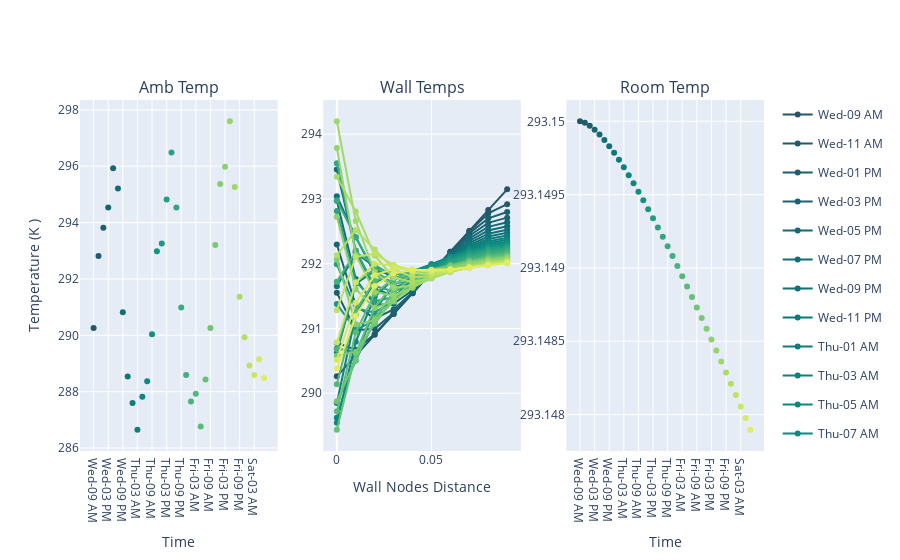

Write notebook code for a chart like this one.
### Code cell
# whether or not can turn time series off and on 
lg = True
fig = make_subplots(rows=1, cols=3, shared_yaxes=False, subplot_titles=("Amb Temp", "Wall Temps", "Room Temp"))

#TODO relate "4" to number of time steps argument in VAvgIndoorAir function 

min_interv = 2*60 # interval to plot at in minutes, ie, once every two hours 
colors, colors2 = make_colors(min_interv=min_interv)

cix=0
for ix_time, x_at_time in enumerate(v1.all_wall_temps): # NEED way to abstract this 
    if ix_time%(min_interv*4)== 0:
        timestamp = [(pd.Timedelta(times[ix_time], "m") + v1.twall.ext_temps.index[0]).strftime(str_names) ]

        legendgroup = "Same" if lg == False else timestamp[0]

        # Outdoor Air 
        fig.add_trace(go.Scatter(x=timestamp, y=[v1.twall.ext_temps[ix_time]], mode='lines+markers', line=dict(color=colors[cix]),
        showlegend=False, name=timestamp[0], legendgroup=legendgroup
        ), row = 1, col = 1)

        # Wall Temperature 
        fig.add_trace(go.Scatter(x=v1.twall.x_vals, y=x_at_time, mode='lines+markers', line=dict(color=colors[cix]),
        showlegend=True, name=timestamp[0], legendgroup=legendgroup
        ), row = 1, col = 2)

        # Indoor Air 
        fig.add_trace(go.Scatter(x=timestamp, y=[temps[ix_time]], mode='lines+markers', line=dict(color=colors[cix]),
        showlegend=False, name=timestamp[0], legendgroup=legendgroup
        ), row = 1, col = 3)



        cix+=1

fig['layout']['yaxis']['title']='Temperature (K )'
fig['layout']['xaxis1']['title']='Time'
fig['layout']['xaxis2']['title']='Wall Nodes Distance'
fig['layout']['xaxis3']['title']='Time'
fig.show()

### Figure 1 — Plotly figure (JSON) as saved in the notebook; plotly's stock layout.template omitted (floating-point values rounded to 4 significant figures)
{"data": [{"legendgroup": "Wed-09 AM", "line": {"color": "rgb(36, 86, 104)"}, "mode": "lines+markers", "name": "Wed-09 AM", "showlegend": false, "type": "scatter", "x": ["Wed-09 AM"], "xaxis": "x", "y": [290.3], "yaxis": "y"}, {"legendgroup": "Wed-09 AM", "line": {"color": "rgb(36, 86, 104)"}, "mode": "lines+markers", "name": "Wed-09 AM", "showlegend": true, "type": "scatter", "x": [0, 0.01, 0.02, 0.03, 0.04, 0.05, 0.06, 0.07, 0.08, 0.09], "xaxis": "x2", "y": [290.3, 290.6, 290.9, 291.2, 291.5, 291.9, 292.2, 292.5, 292.8, 293.1], "yaxis": "y2"}, {"legendgroup": "Wed-09 AM", "line": {"color": "rgb(36, 86, 104)"}, "mode": "lines+markers", "name": "Wed-09 AM", "showlegend": false, "type": "scatter", "x": ["Wed-09 AM"], "xaxis": "x3", "y": [293.1], "yaxis": "y3"}, {"legendgroup": "Wed-11 AM", "line": {"color": "rgb(32, 91, 107)"}, "mode": "lines+markers", "name": "Wed-11 AM", "showlegend": false, "type": "scatter", "x": ["Wed-11 AM"], "xaxis": "x", "y": [292.8], "yaxis": "y"}, {"legendgroup": "Wed-11 AM", "line": {"color": "rgb(32, 91, 107)"}, "mode": "lines+markers", "name": "Wed-11 AM", "showlegend": true, "type": "scatter", "x": [0, 0.01, 0.02, 0.03, 0.04, 0.05, 0.06, 0.07, 0.08, 0.09], "xaxis": "x2", "y": [290.8, 290.7, 290.9, 291.2, 291.5, 291.9, 292.2, 292.5, 292.8, 292.9], "yaxis": "y2"}, {"legendgroup": "Wed-11 AM", "line": {"color": "rgb(32, 91, 107)"}, "mode": "lines+markers", "name": "Wed-11 AM", "showlegend": false, "type": "scatter", "x": ["Wed-11 AM"], "xaxis": "x3", "y": [293.1], "yaxis": "y3"}, {"legendgroup": "Wed-01 PM", "line": {"color": "rgb(29, 95, 110)"}, "mode": "lines+markers", "name": "Wed-01 PM", "showlegend": false, "type": "scatter", "x": ["Wed-01 PM"], "xaxis": "x", "y": [293.8], "yaxis": "y"}, {"legendgroup": "Wed-01 PM", "line": {"color": "rgb(29, 95, 110)"}, "mode": "lines+markers", "name": "Wed-01 PM", "showlegend": true, "type": "scatter", "x": [0, 0.01, 0.02, 0.03, 0.04, 0.05, 0.06, 0.07, 0.08, 0.09], "xaxis": "x2", "y": [291.6, 291.0, 291.0, 291.2, 291.5, 291.9, 292.2, 292.5, 292.7, 292.8], "yaxis": "y2"}, {"legendgroup": "Wed-01 PM", "line": {"color": "rgb(29, 95, 110)"}, "mode": "lines+markers", "name": "Wed-01 PM", "showlegend": false, "type": "scatter", "x": ["Wed-01 PM"], "xaxis": "x3", "y": [293.1], "yaxis": "y3"}, {"legendgroup": "Wed-03 PM", "line": {"color": "rgb(26, 100, 112)"}, "mode": "lines+markers", "name": "Wed-03 PM", "showlegend": false, "type": "scatter", "x": ["Wed-03 PM"], "xaxis": "x", "y": [294.5], "yaxis": "y"}, {"legendgroup": "Wed-03 PM", "line": {"color": "rgb(26, 100, 112)"}, "mode": "lines+markers", "name": "Wed-03 PM", "showlegend": true, "type": "scatter", "x": [0, 0.01, 0.02, 0.03, 0.04, 0.05, 0.06, 0.07, 0.08, 0.09], "xaxis": "x2", "y": [292.3, 291.4, 291.2, 291.3, 291.6, 291.9, 292.2, 292.4, 292.6, 292.7], "yaxis": "y2"}, {"legendgroup": "Wed-03 PM", "line": {"color": "rgb(26, 100, 112)"}, "mode": "lines+markers", "name": "Wed-03 PM", "showlegend": false, "type": "scatter", "x": ["Wed-03 PM"], "xaxis": "x3", "y": [293.1], "yaxis": "y3"}, {"legendgroup": "Wed-05 PM", "line": {"color": "rgb(22, 105, 115)"}, "mode": "lines+markers", "name": "Wed-05 PM", "showlegend": false, "type": "scatter", "x": ["Wed-05 PM"], "xaxis": "x", "y": [295.9], "yaxis": "y"}, {"legendgroup": "Wed-05 PM", "line": {"color": "rgb(22, 105, 115)"}, "mode": "lines+markers", "name": "Wed-05 PM", "showlegend": true, "type": "scatter", "x": [0, 0.01, 0.02, 0.03, 0.04, 0.05, 0.06, 0.07, 0.08, 0.09], "xaxis": "x2", "y": [293.0, 291.8, 291.4, 291.4, 291.6, 291.9, 292.1, 292.4, 292.6, 292.6], "yaxis": "y2"}, {"legendgroup": "Wed-05 PM", "line": {"color": "rgb(22, 105, 115)"}, "mode": "lines+markers", "name": "Wed-05 PM", "showlegend": false, "type": "scatter", "x": ["Wed-05 PM"], "xaxis": "x3", "y": [293.1], "yaxis": "y3"}, {"legendgroup": "Wed-07 PM", "line": {"color": "rgb(18, 109, 118)"}, "mode": "lines+markers", "name": "Wed-07 PM", "showlegend": false, "type": "scatter", "x": ["Wed-07 PM"], "xaxis": "x", "y": [295.2], "yaxis": "y"}, {"legendgroup": "Wed-07 PM", "line": {"color": "rgb(18, 109, 118)"}, "mode": "lines+markers", "name": "Wed-07 PM", "showlegend": true, "type": "scatter", "x": [0, 0.01, 0.02, 0.03, 0.04, 0.05, 0.06, 0.07, 0.08, 0.09], "xaxis": "x2", "y": [293.5, 292.2, 291.6, 291.5, 291.6, 291.9, 292.1, 292.4, 292.5, 292.6], "yaxis": "y2"}, {"legendgroup": "Wed-07 PM", "line": {"color": "rgb(18, 109, 118)"}, "mode": "lines+markers", "name": "Wed-07 PM", "showlegend": false, "type": "scatter", "x": ["Wed-07 PM"], "xaxis": "x3", "y": [293.1], "yaxis": "y3"}, {"legendgroup": "Wed-09 PM", "line": {"color": "rgb(15, 114, 121)"}, "mode": "lines+markers", "name": "Wed-09 PM", "showlegend": false, "type": "scatter", "x": ["Wed-09 PM"], "xaxis": "x", "y": [290.8], "yaxis": "y"}, {"legendgroup": "Wed-09 PM", "line": {"color": "rgb(15, 114, 121)"}, "mode": "lines+markers", "name": "Wed-09 PM", "showlegend": true, "type": "scatter", "x": [0, 0.01, 0.02, 0.03, 0.04, 0.05, 0.06, 0.07, 0.08, 0.09], "xaxis": "x2", "y": [293.0, 292.4, 291.9, 291.6, 291.7, 291.9, 292.1, 292.3, 292.5, 292.5], "yaxis": "y2"}, {"legendgroup": "Wed-09 PM", "line": {"color": "rgb(15, 114, 121)"}, "mode": "lines+markers", "name": "Wed-09 PM", "showlegend": false, "type": "scatter", "x": ["Wed-09 PM"], "xaxis": "x3", "y": [293.1], "yaxis": "y3"}, {"legendgroup": "Wed-11 PM", "line": {"color": "rgb(15, 119, 122)"}, "mode": "lines+markers", "name": "Wed-11 PM", "showlegend": false, "type": "scatter", "x": ["Wed-11 PM"], "xaxis": "x", "y": [288.5], "yaxis": "y"}, {"legendgroup": "Wed-11 PM", "line": {"color": "rgb(15, 119, 122)"}, "mode": "lines+markers", "name": "Wed-11 PM", "showlegend": true, "type": "scatter", "x": [0, 0.01, 0.02, 0.03, 0.04, 0.05, 0.06, 0.07, 0.08, 0.09], "xaxis": "x2", "y": [291.7, 292.2, 292.0, 291.8, 291.8, 291.9, 292.1, 292.3, 292.4, 292.5], "yaxis": "y2"}, {"legendgroup": "Wed-11 PM", "line": {"color": "rgb(15, 119, 122)"}, "mode": "lines+markers", "name": "Wed-11 PM", "showlegend": false, "type": "scatter", "x": ["Wed-11 PM"], "xaxis": "x3", "y": [293.1], "yaxis": "y3"}, {"legendgroup": "Thu-01 AM", "line": {"color": "rgb(14, 124, 124)"}, "mode": "lines+markers", "name": "Thu-01 AM", "showlegend": false, "type": "scatter", "x": ["Thu-01 AM"], "xaxis": "x", "y": [287.6], "yaxis": "y"}, {"legendgroup": "Thu-01 AM", "line": {"color": "rgb(14, 124, 124)"}, "mode": "lines+markers", "name": "Thu-01 AM", "showlegend": true, "type": "scatter", "x": [0, 0.01, 0.02, 0.03, 0.04, 0.05, 0.06, 0.07, 0.08, 0.09], "xaxis": "x2", "y": [290.6, 291.7, 291.9, 291.8, 291.8, 291.9, 292.1, 292.3, 292.4, 292.4], "yaxis": "y2"}, {"legendgroup": "Thu-01 AM", "line": {"color": "rgb(14, 124, 124)"}, "mode": "lines+markers", "name": "Thu-01 AM", "showlegend": false, "type": "scatter", "x": ["Thu-01 AM"], "xaxis": "x3", "y": [293.1], "yaxis": "y3"}, {"legendgroup": "Thu-03 AM", "line": {"color": "rgb(14, 128, 125)"}, "mode": "lines+markers", "name": "Thu-03 AM", "showlegend": false, "type": "scatter", "x": ["Thu-03 AM"], "xaxis": "x", "y": [286.6], "yaxis": "y"}, {"legendgroup": "Thu-03 AM", "line": {"color": "rgb(14, 128, 125)"}, "mode": "lines+markers", "name": "Thu-03 AM", "showlegend": true, "type": "scatter", "x": [0, 0.01, 0.02, 0.03, 0.04, 0.05, 0.06, 0.07, 0.08, 0.09], "xaxis": "x2", "y": [289.9, 291.2, 291.7, 291.8, 291.9, 292.0, 292.1, 292.2, 292.3, 292.4], "yaxis": "y2"}, {"legendgroup": "Thu-03 AM", "line": {"color": "rgb(14, 128, 125)"}, "mode": "lines+markers", "name": "Thu-03 AM", "showlegend": false, "type": "scatter", "x": ["Thu-03 AM"], "xaxis": "x3", "y": [293.1], "yaxis": "y3"}, {"legendgroup": "Thu-05 AM", "line": {"color": "rgb(14, 133, 126)"}, "mode": "lines+markers", "name": "Thu-05 AM", "showlegend": false, "type": "scatter", "x": ["Thu-05 AM"], "xaxis": "x", "y": [287.8], "yaxis": "y"}, {"legendgroup": "Thu-05 AM", "line": {"color": "rgb(14, 133, 126)"}, "mode": "lines+markers", "name": "Thu-05 AM", "showlegend": true, "type": "scatter", "x": [0, 0.01, 0.02, 0.03, 0.04, 0.05, 0.06, 0.07, 0.08, 0.09], "xaxis": "x2", "y": [289.5, 290.8, 291.5, 291.8, 291.9, 292.0, 292.1, 292.2, 292.3, 292.4], "yaxis": "y2"}, {"legendgroup": "Thu-05 AM", "line": {"color": "rgb(14, 133, 126)"}, "mode": "lines+markers", "name": "Thu-05 AM", "showlegend": false, "type": "scatter", "x": ["Thu-05 AM"], "xaxis": "x3", "y": [293.1], "yaxis": "y3"}, {"legendgroup": "Thu-07 AM", "line": {"color": "rgb(13, 138, 128)"}, "mode": "lines+markers", "name": "Thu-07 AM", "showlegend": false, "type": "scatter", "x": ["Thu-07 AM"], "xaxis": "x", "y": [288.4], "yaxis": "y"}, {"legendgroup": "Thu-07 AM", "line": {"color": "rgb(13, 138, 128)"}, "mode": "lines+markers", "name": "Thu-07 AM", "showlegend": true, "type": "scatter", "x": [0, 0.01, 0.02, 0.03, 0.04, 0.05, 0.06, 0.07, 0.08, 0.09], "xaxis": "x2", "y": [289.6, 290.6, 291.3, 291.7, 291.9, 292.0, 292.1, 292.2, 292.3, 292.3], "yaxis": "y2"}, {"legendgroup": "Thu-07 AM", "line": {"color": "rgb(13, 138, 128)"}, "mode": "lines+markers", "name": "Thu-07 AM", "showlegend": false, "type": "scatter", "x": ["Thu-07 AM"], "xaxis": "x3", "y": [293.1], "yaxis": "y3"}, {"legendgroup": "Thu-09 AM", "line": {"color": "rgb(13, 143, 129)"}, "mode": "lines+markers", "name": "Thu-09 AM", "showlegend": false, "type": "scatter", "x": ["Thu-09 AM"], "xaxis": "x", "y": [290.0], "yaxis": "y"}, {"legendgroup": "Thu-09 AM", "line": {"color": "rgb(13, 143, 129)"}, "mode": "lines+markers", "name": "Thu-09 AM", "showlegend": true, "type": "scatter", "x": [0, 0.01, 0.02, 0.03, 0.04, 0.05, 0.06, 0.07, 0.08, 0.09], "xaxis": "x2", "y": [289.9, 290.5, 291.1, 291.6, 291.8, 292.0, 292.1, 292.2, 292.3, 292.3], "yaxis": "y2"}, {"legendgroup": "Thu-09 AM", "line": {"color": "rgb(13, 143, 129)"}, "mode": "lines+markers", "name": "Thu-09 AM", "showlegend": false, "type": "scatter", "x": ["Thu-09 AM"], "xaxis": "x3", "y": [293.1], "yaxis": "y3"}, {"legendgroup": "Thu-11 AM", "line": {"color": "rgb(20, 148, 128)"}, "mode": "lines+markers", "name": "Thu-11 AM", "showlegend": false, "type": "scatter", "x": ["Thu-11 AM"], "xaxis": "x", "y": [293.0], "yaxis": "y"}, {"legendgroup": "Thu-11 AM", "line": {"color": "rgb(20, 148, 128)"}, "mode": "lines+markers", "name": "Thu-11 AM", "showlegend": true, "type": "scatter", "x": [0, 0.01, 0.02, 0.03, 0.04, 0.05, 0.06, 0.07, 0.08, 0.09], "xaxis": "x2", "y": [290.7, 290.6, 291.1, 291.5, 291.8, 292.0, 292.1, 292.2, 292.3, 292.3], "yaxis": "y2"}, {"legendgroup": "Thu-11 AM", "line": {"color": "rgb(20, 148, 128)"}, "mode": "lines+markers", "name": "Thu-11 AM", "showlegend": false, "type": "scatter", "x": ["Thu-11 AM"], "xaxis": "x3", "y": [293.1], "yaxis": "y3"}, {"legendgroup": "Thu-01 PM", "line": {"color": "rgb(28, 152, 128)"}, "mode": "lines+markers", "name": "Thu-01 PM", "showlegend": false, "type": "scatter", "x": ["Thu-01 PM"], "xaxis": "x", "y": [293.3], "yaxis": "y"}, {"legendgroup": "Thu-01 PM", "line": {"color": "rgb(28, 152, 128)"}, "mode": "lines+markers", "name": "Thu-01 PM", "showlegend": true, "type": "scatter", "x": [0, 0.01, 0.02, 0.03, 0.04, 0.05, 0.06, 0.07, 0.08, 0.09], "xaxis": "x2", "y": [291.4, 291.0, 291.1, 291.4, 291.7, 291.9, 292.1, 292.2, 292.2, 292.3], "yaxis": "y2"}, {"legendgroup": "Thu-01 PM", "line": {"color": "rgb(28, 152, 128)"}, "mode": "lines+markers", "name": "Thu-01 PM", "showlegend": false, "type": "scatter", "x": ["Thu-01 PM"], "xaxis": "x3", "y": [293.1], "yaxis": "y3"}, {"legendgroup": "Thu-03 PM", "line": {"color": "rgb(35, 157, 128)"}, "mode": "lines+markers", "name": "Thu-03 PM", "showlegend": false, "type": "scatter", "x": ["Thu-03 PM"], "xaxis": "x", "y": [294.8], "yaxis": "y"}, {"legendgroup": "Thu-03 PM", "line": {"color": "rgb(35, 157, 128)"}, "mode": "lines+markers", "name": "Thu-03 PM", "showlegend": true, "type": "scatter", "x": [0, 0.01, 0.02, 0.03, 0.04, 0.05, 0.06, 0.07, 0.08, 0.09], "xaxis": "x2", "y": [292.0, 291.3, 291.2, 291.4, 291.7, 291.9, 292.0, 292.1, 292.2, 292.3], "yaxis": "y2"}, {"legendgroup": "Thu-03 PM", "line": {"color": "rgb(35, 157, 128)"}, "mode": "lines+markers", "name": "Thu-03 PM", "showlegend": false, "type": "scatter", "x": ["Thu-03 PM"], "xaxis": "x3", "y": [293.1], "yaxis": "y3"}, {"legendgroup": "Thu-05 PM", "line": {"color": "rgb(42, 162, 127)"}, "mode": "lines+markers", "name": "Thu-05 PM", "showlegend": false, "type": "scatter", "x": ["Thu-05 PM"], "xaxis": "x", "y": [296.5], "yaxis": "y"}, {"legendgroup": "Thu-05 PM", "line": {"color": "rgb(42, 162, 127)"}, "mode": "lines+markers", "name": "Thu-05 PM", "showlegend": true, "type": "scatter", "x": [0, 0.01, 0.02, 0.03, 0.04, 0.05, 0.06, 0.07, 0.08, 0.09], "xaxis": "x2", "y": [292.8, 291.7, 291.4, 291.5, 291.7, 291.9, 292.0, 292.1, 292.2, 292.2], "yaxis": "y2"}, {"legendgroup": "Thu-05 PM", "line": {"color": "rgb(42, 162, 127)"}, "mode": "lines+markers", "name": "Thu-05 PM", "showlegend": false, "type": "scatter", "x": ["Thu-05 PM"], "xaxis": "x3", "y": [293.1], "yaxis": "y3"}, {"legendgroup": "Thu-07 PM", "line": {"color": "rgb(50, 166, 126)"}, "mode": "lines+markers", "name": "Thu-07 PM", "showlegend": false, "type": "scatter", "x": ["Thu-07 PM"], "xaxis": "x", "y": [294.5], "yaxis": "y"}, {"legendgroup": "Thu-07 PM", "line": {"color": "rgb(50, 166, 126)"}, "mode": "lines+markers", "name": "Thu-07 PM", "showlegend": true, "type": "scatter", "x": [0, 0.01, 0.02, 0.03, 0.04, 0.05, 0.06, 0.07, 0.08, 0.09], "xaxis": "x2", "y": [293.6, 292.2, 291.7, 291.6, 291.7, 291.8, 292.0, 292.1, 292.2, 292.2], "yaxis": "y2"}, {"legendgroup": "Thu-07 PM", "line": {"color": "rgb(50, 166, 126)"}, "mode": "lines+markers", "name": "Thu-07 PM", "showlegend": false, "type": "scatter", "x": ["Thu-07 PM"], "xaxis": "x3", "y": [293.1], "yaxis": "y3"}, {"legendgroup": "Thu-09 PM", "line": {"color": "rgb(57, 171, 126)"}, "mode": "lines+markers", "name": "Thu-09 PM", "showlegend": false, "type": "scatter", "x": ["Thu-09 PM"], "xaxis": "x", "y": [291.0], "yaxis": "y"}, {"legendgroup": "Thu-09 PM", "line": {"color": "rgb(57, 171, 126)"}, "mode": "lines+markers", "name": "Thu-09 PM", "showlegend": true, "type": "scatter", "x": [0, 0.01, 0.02, 0.03, 0.04, 0.05, 0.06, 0.07, 0.08, 0.09], "xaxis": "x2", "y": [293.0, 292.4, 291.9, 291.7, 291.7, 291.8, 292.0, 292.1, 292.2, 292.2], "yaxis": "y2"}, {"legendgroup": "Thu-09 PM", "line": {"color": "rgb(57, 171, 126)"}, "mode": "lines+markers", "name": "Thu-09 PM", "showlegend": false, "type": "scatter", "x": ["Thu-09 PM"], "xaxis": "x3", "y": [293.1], "yaxis": "y3"}, {"legendgroup": "Thu-11 PM", "line": {"color": "rgb(66, 175, 124)"}, "mode": "lines+markers", "name": "Thu-11 PM", "showlegend": false, "type": "scatter", "x": ["Thu-11 PM"], "xaxis": "x", "y": [288.6], "yaxis": "y"}, {"legendgroup": "Thu-11 PM", "line": {"color": "rgb(66, 175, 124)"}, "mode": "lines+markers", "name": "Thu-11 PM", "showlegend": true, "type": "scatter", "x": [0, 0.01, 0.02, 0.03, 0.04, 0.05, 0.06, 0.07, 0.08, 0.09], "xaxis": "x2", "y": [291.7, 292.2, 292.0, 291.8, 291.8, 291.9, 292.0, 292.1, 292.1, 292.2], "yaxis": "y2"}, {"legendgroup": "Thu-11 PM", "line": {"color": "rgb(66, 175, 124)"}, "mode": "lines+markers", "name": "Thu-11 PM", "showlegend": false, "type": "scatter", "x": ["Thu-11 PM"], "xaxis": "x3", "y": [293.1], "yaxis": "y3"}, {"legendgroup": "Fri-01 AM", "line": {"color": "rgb(75, 180, 123)"}, "mode": "lines+markers", "name": "Fri-01 AM", "showlegend": false, "type": "scatter", "x": ["Fri-01 AM"], "xaxis": "x", "y": [287.6], "yaxis": "y"}, {"legendgroup": "Fri-01 AM", "line": {"color": "rgb(75, 180, 123)"}, "mode": "lines+markers", "name": "Fri-01 AM", "showlegend": true, "type": "scatter", "x": [0, 0.01, 0.02, 0.03, 0.04, 0.05, 0.06, 0.07, 0.08, 0.09], "xaxis": "x2", "y": [290.7, 291.7, 291.9, 291.9, 291.8, 291.9, 292.0, 292.1, 292.1, 292.2], "yaxis": "y2"}, {"legendgroup": "Fri-01 AM", "line": {"color": "rgb(75, 180, 123)"}, "mode": "lines+markers", "name": "Fri-01 AM", "showlegend": false, "type": "scatter", "x": ["Fri-01 AM"], "xaxis": "x3", "y": [293.1], "yaxis": "y3"}, {"legendgroup": "Fri-03 AM", "line": {"color": "rgb(84, 184, 121)"}, "mode": "lines+markers", "name": "Fri-03 AM", "showlegend": false, "type": "scatter", "x": ["Fri-03 AM"], "xaxis": "x", "y": [287.9], "yaxis": "y"}, {"legendgroup": "Fri-03 AM", "line": {"color": "rgb(84, 184, 121)"}, "mode": "lines+markers", "name": "Fri-03 AM", "showlegend": true, "type": "scatter", "x": [0, 0.01, 0.02, 0.03, 0.04, 0.05, 0.06, 0.07, 0.08, 0.09], "xaxis": "x2", "y": [290.1, 291.3, 291.7, 291.8, 291.9, 291.9, 292.0, 292.0, 292.1, 292.1], "yaxis": "y2"}, {"legendgroup": "Fri-03 AM", "line": {"color": "rgb(84, 184, 121)"}, "mode": "lines+markers", "name": "Fri-03 AM", "showlegend": false, "type": "scatter", "x": ["Fri-03 AM"], "xaxis": "x3", "y": [293.1], "yaxis": "y3"}, {"legendgroup": "Fri-05 AM", "line": {"color": "rgb(92, 188, 119)"}, "mode": "lines+markers", "name": "Fri-05 AM", "showlegend": false, "type": "scatter", "x": ["Fri-05 AM"], "xaxis": "x", "y": [286.8], "yaxis": "y"}, {"legendgroup": "Fri-05 AM", "line": {"color": "rgb(92, 188, 119)"}, "mode": "lines+markers", "name": "Fri-05 AM", "showlegend": true, "type": "scatter", "x": [0, 0.01, 0.02, 0.03, 0.04, 0.05, 0.06, 0.07, 0.08, 0.09], "xaxis": "x2", "y": [289.7, 290.9, 291.5, 291.8, 291.9, 291.9, 292.0, 292.0, 292.1, 292.1], "yaxis": "y2"}, {"legendgroup": "Fri-05 AM", "line": {"color": "rgb(92, 188, 119)"}, "mode": "lines+markers", "name": "Fri-05 AM", "showlegend": false, "type": "scatter", "x": ["Fri-05 AM"], "xaxis": "x3", "y": [293.1], "yaxis": "y3"}, {"legendgroup": "Fri-07 AM", "line": {"color": "rgb(101, 193, 118)"}, "mode": "lines+markers", "name": "Fri-07 AM", "showlegend": false, "type": "scatter", "x": ["Fri-07 AM"], "xaxis": "x", "y": [288.4], "yaxis": "y"}, {"legendgroup": "Fri-07 AM", "line": {"color": "rgb(101, 193, 118)"}, "mode": "lines+markers", "name": "Fri-07 AM", "showlegend": true, "type": "scatter", "x": [0, 0.01, 0.02, 0.03, 0.04, 0.05, 0.06, 0.07, 0.08, 0.09], "xaxis": "x2", "y": [289.4, 290.6, 291.3, 291.7, 291.8, 291.9, 292.0, 292.0, 292.1, 292.1], "yaxis": "y2"}, {"legendgroup": "Fri-07 AM", "line": {"color": "rgb(101, 193, 118)"}, "mode": "lines+markers", "name": "Fri-07 AM", "showlegend": false, "type": "scatter", "x": ["Fri-07 AM"], "xaxis": "x3", "y": [293.1], "yaxis": "y3"}, {"legendgroup": "Fri-09 AM", "line": {"color": "rgb(110, 197, 116)"}, "mode": "lines+markers", "name": "Fri-09 AM", "showlegend": false, "type": "scatter", "x": ["Fri-09 AM"], "xaxis": "x", "y": [290.3], "yaxis": "y"}, {"legendgroup": "Fri-09 AM", "line": {"color": "rgb(110, 197, 116)"}, "mode": "lines+markers", "name": "Fri-09 AM", "showlegend": true, "type": "scatter", "x": [0, 0.01, 0.02, 0.03, 0.04, 0.05, 0.06, 0.07, 0.08, 0.09], "xaxis": "x2", "y": [289.9, 290.5, 291.2, 291.6, 291.8, 291.9, 292.0, 292.0, 292.1, 292.1], "yaxis": "y2"}, {"legendgroup": "Fri-09 AM", "line": {"color": "rgb(110, 197, 116)"}, "mode": "lines+markers", "name": "Fri-09 AM", "showlegend": false, "type": "scatter", "x": ["Fri-09 AM"], "xaxis": "x3", "y": [293.1], "yaxis": "y3"}, {"legendgroup": "Fri-11 AM", "line": {"color": "rgb(120, 201, 114)"}, "mode": "lines+markers", "name": "Fri-11 AM", "showlegend": false, "type": "scatter", "x": ["Fri-11 AM"], "xaxis": "x", "y": [293.2], "yaxis": "y"}, {"legendgroup": "Fri-11 AM", "line": {"color": "rgb(120, 201, 114)"}, "mode": "lines+markers", "name": "Fri-11 AM", "showlegend": true, "type": "scatter", "x": [0, 0.01, 0.02, 0.03, 0.04, 0.05, 0.06, 0.07, 0.08, 0.09], "xaxis": "x2", "y": [290.6, 290.6, 291.1, 291.5, 291.7, 291.9, 292.0, 292.0, 292.1, 292.1], "yaxis": "y2"}, {"legendgroup": "Fri-11 AM", "line": {"color": "rgb(120, 201, 114)"}, "mode": "lines+markers", "name": "Fri-11 AM", "showlegend": false, "type": "scatter", "x": ["Fri-11 AM"], "xaxis": "x3", "y": [293.1], "yaxis": "y3"}, {"legendgroup": "Fri-01 PM", "line": {"color": "rgb(130, 205, 112)"}, "mode": "lines+markers", "name": "Fri-01 PM", "showlegend": false, "type": "scatter", "x": ["Fri-01 PM"], "xaxis": "x", "y": [295.4], "yaxis": "y"}, {"legendgroup": "Fri-01 PM", "line": {"color": "rgb(130, 205, 112)"}, "mode": "lines+markers", "name": "Fri-01 PM", "showlegend": true, "type": "scatter", "x": [0, 0.01, 0.02, 0.03, 0.04, 0.05, 0.06, 0.07, 0.08, 0.09], "xaxis": "x2", "y": [292.1, 291.1, 291.1, 291.4, 291.7, 291.8, 291.9, 292.0, 292.1, 292.1], "yaxis": "y2"}, {"legendgroup": "Fri-01 PM", "line": {"color": "rgb(130, 205, 112)"}, "mode": "lines+markers", "name": "Fri-01 PM", "showlegend": false, "type": "scatter", "x": ["Fri-01 PM"], "xaxis": "x3", "y": [293.1], "yaxis": "y3"}, {"legendgroup": "Fri-03 PM", "line": {"color": "rgb(140, 209, 110)"}, "mode": "lines+markers", "name": "Fri-03 PM", "showlegend": false, "type": "scatter", "x": ["Fri-03 PM"], "xaxis": "x", "y": [296.0], "yaxis": "y"}, {"legendgroup": "Fri-03 PM", "line": {"color": "rgb(140, 209, 110)"}, "mode": "lines+markers", "name": "Fri-03 PM", "showlegend": true, "type": "scatter", "x": [0, 0.01, 0.02, 0.03, 0.04, 0.05, 0.06, 0.07, 0.08, 0.09], "xaxis": "x2", "y": [292.7, 291.6, 291.3, 291.4, 291.6, 291.8, 291.9, 292.0, 292.1, 292.1], "yaxis": "y2"}, {"legendgroup": "Fri-03 PM", "line": {"color": "rgb(140, 209, 110)"}, "mode": "lines+markers", "name": "Fri-03 PM", "showlegend": false, "type": "scatter", "x": ["Fri-03 PM"], "xaxis": "x3", "y": [293.1], "yaxis": "y3"}, {"legendgroup": "Fri-05 PM", "line": {"color": "rgb(149, 212, 107)"}, "mode": "lines+markers", "name": "Fri-05 PM", "showlegend": false, "type": "scatter", "x": ["Fri-05 PM"], "xaxis": "x", "y": [297.6], "yaxis": "y"}, {"legendgroup": "Fri-05 PM", "line": {"color": "rgb(149, 212, 107)"}, "mode": "lines+markers", "name": "Fri-05 PM", "showlegend": true, "type": "scatter", "x": [0, 0.01, 0.02, 0.03, 0.04, 0.05, 0.06, 0.07, 0.08, 0.09], "xaxis": "x2", "y": [293.8, 292.1, 291.6, 291.5, 291.6, 291.8, 291.9, 292.0, 292.0, 292.1], "yaxis": "y2"}, {"legendgroup": "Fri-05 PM", "line": {"color": "rgb(149, 212, 107)"}, "mode": "lines+markers", "name": "Fri-05 PM", "showlegend": false, "type": "scatter", "x": ["Fri-05 PM"], "xaxis": "x3", "y": [293.1], "yaxis": "y3"}, {"legendgroup": "Fri-07 PM", "line": {"color": "rgb(159, 216, 105)"}, "mode": "lines+markers", "name": "Fri-07 PM", "showlegend": false, "type": "scatter", "x": ["Fri-07 PM"], "xaxis": "x", "y": [295.3], "yaxis": "y"}, {"legendgroup": "Fri-07 PM", "line": {"color": "rgb(159, 216, 105)"}, "mode": "lines+markers", "name": "Fri-07 PM", "showlegend": true, "type": "scatter", "x": [0, 0.01, 0.02, 0.03, 0.04, 0.05, 0.06, 0.07, 0.08, 0.09], "xaxis": "x2", "y": [294.2, 292.7, 291.9, 291.6, 291.7, 291.8, 291.9, 292.0, 292.0, 292.1], "yaxis": "y2"}, {"legendgroup": "Fri-07 PM", "line": {"color": "rgb(159, 216, 105)"}, "mode": "lines+markers", "name": "Fri-07 PM", "showlegend": false, "type": "scatter", "x": ["Fri-07 PM"], "xaxis": "x3", "y": [293.1], "yaxis": "y3"}, {"legendgroup": "Fri-09 PM", "line": {"color": "rgb(169, 220, 103)"}, "mode": "lines+markers", "name": "Fri-09 PM", "showlegend": false, "type": "scatter", "x": ["Fri-09 PM"], "xaxis": "x", "y": [291.4], "yaxis": "y"}, {"legendgroup": "Fri-09 PM", "line": {"color": "rgb(169, 220, 103)"}, "mode": "lines+markers", "name": "Fri-09 PM", "showlegend": true, "type": "scatter", "x": [0, 0.01, 0.02, 0.03, 0.04, 0.05, 0.06, 0.07, 0.08, 0.09], "xaxis": "x2", "y": [293.3, 292.8, 292.1, 291.8, 291.7, 291.8, 291.9, 292.0, 292.0, 292.1], "yaxis": "y2"}, {"legendgroup": "Fri-09 PM", "line": {"color": "rgb(169, 220, 103)"}, "mode": "lines+markers", "name": "Fri-09 PM", "showlegend": false, "type": "scatter", "x": ["Fri-09 PM"], "xaxis": "x3", "y": [293.1], "yaxis": "y3"}, {"legendgroup": "Fri-11 PM", "line": {"color": "rgb(180, 223, 101)"}, "mode": "lines+markers", "name": "Fri-11 PM", "showlegend": false, "type": "scatter", "x": ["Fri-11 PM"], "xaxis": "x", "y": [289.9], "yaxis": "y"}, {"legendgroup": "Fri-11 PM", "line": {"color": "rgb(180, 223, 101)"}, "mode": "lines+markers", "name": "Fri-11 PM", "showlegend": true, "type": "scatter", "x": [0, 0.01, 0.02, 0.03, 0.04, 0.05, 0.06, 0.07, 0.08, 0.09], "xaxis": "x2", "y": [292.1, 292.5, 292.2, 291.9, 291.8, 291.8, 291.9, 291.9, 292.0, 292.0], "yaxis": "y2"}, {"legendgroup": "Fri-11 PM", "line": {"color": "rgb(180, 223, 101)"}, "mode": "lines+markers", "name": "Fri-11 PM", "showlegend": false, "type": "scatter", "x": ["Fri-11 PM"], "xaxis": "x3", "y": [293.1], "yaxis": "y3"}, {"legendgroup": "Sat-01 AM", "line": {"color": "rgb(192, 226, 100)"}, "mode": "lines+markers", "name": "Sat-01 AM", "showlegend": false, "type": "scatter", "x": ["Sat-01 AM"], "xaxis": "x", "y": [288.9], "yaxis": "y"}, {"legendgroup": "Sat-01 AM", "line": {"color": "rgb(192, 226, 100)"}, "mode": "lines+markers", "name": "Sat-01 AM", "showlegend": true, "type": "scatter", "x": [0, 0.01, 0.02, 0.03, 0.04, 0.05, 0.06, 0.07, 0.08, 0.09], "xaxis": "x2", "y": [291.3, 292.1, 292.2, 292.0, 291.9, 291.8, 291.9, 291.9, 292.0, 292.0], "yaxis": "y2"}, {"legendgroup": "Sat-01 AM", "line": {"color": "rgb(192, 226, 100)"}, "mode": "lines+markers", "name": "Sat-01 AM", "showlegend": false, "type": "scatter", "x": ["Sat-01 AM"], "xaxis": "x3", "y": [293.1], "yaxis": "y3"}, {"legendgroup": "Sat-03 AM", "line": {"color": "rgb(203, 230, 98)"}, "mode": "lines+markers", "name": "Sat-03 AM", "showlegend": false, "type": "scatter", "x": ["Sat-03 AM"], "xaxis": "x", "y": [288.6], "yaxis": "y"}, {"legendgroup": "Sat-03 AM", "line": {"color": "rgb(203, 230, 98)"}, "mode": "lines+markers", "name": "Sat-03 AM", "showlegend": true, "type": "scatter", "x": [0, 0.01, 0.02, 0.03, 0.04, 0.05, 0.06, 0.07, 0.08, 0.09], "xaxis": "x2", "y": [290.8, 291.7, 292.0, 292.0, 291.9, 291.9, 291.9, 291.9, 292.0, 292.0], "yaxis": "y2"}, {"legendgroup": "Sat-03 AM", "line": {"color": "rgb(203, 230, 98)"}, "mode": "lines+markers", "name": "Sat-03 AM", "showlegend": false, "type": "scatter", "x": ["Sat-03 AM"], "xaxis": "x3", "y": [293.1], "yaxis": "y3"}, {"legendgroup": "Sat-05 AM", "line": {"color": "rgb(214, 233, 96)"}, "mode": "lines+markers", "name": "Sat-05 AM", "showlegend": false, "type": "scatter", "x": ["Sat-05 AM"], "xaxis": "x", "y": [289.1], "yaxis": "y"}, {"legendgroup": "Sat-05 AM", "line": {"color": "rgb(214, 233, 96)"}, "mode": "lines+markers", "name": "Sat-05 AM", "showlegend": true, "type": "scatter", "x": [0, 0.01, 0.02, 0.03, 0.04, 0.05, 0.06, 0.07, 0.08, 0.09], "xaxis": "x2", "y": [290.5, 291.4, 291.8, 291.9, 291.9, 291.9, 291.9, 291.9, 292.0, 292.0], "yaxis": "y2"}, {"legendgroup": "Sat-05 AM", "line": {"color": "rgb(214, 233, 96)"}, "mode": "lines+markers", "name": "Sat-05 AM", "showlegend": false, "type": "scatter", "x": ["Sat-05 AM"], "xaxis": "x3", "y": [293.1], "yaxis": "y3"}, {"legendgroup": "Sat-07 AM", "line": {"color": "rgb(226, 236, 95)"}, "mode": "lines+markers", "name": "Sat-07 AM", "showlegend": false, "type": "scatter", "x": ["Sat-07 AM"], "xaxis": "x", "y": [288.5], "yaxis": "y"}, {"legendgroup": "Sat-07 AM", "line": {"color": "rgb(226, 236, 95)"}, "mode": "lines+markers", "name": "Sat-07 AM", "showlegend": true, "type": "scatter", "x": [0, 0.01, 0.02, 0.03, 0.04, 0.05, 0.06, 0.07, 0.08, 0.09], "xaxis": "x2", "y": [290.4, 291.2, 291.7, 291.9, 291.9, 291.9, 291.9, 291.9, 292.0, 292.0], "yaxis": "y2"}, {"legendgroup": "Sat-07 AM", "line": {"color": "rgb(226, 236, 95)"}, "mode": "lines+markers", "name": "Sat-07 AM", "showlegend": false, "type": "scatter", "x": ["Sat-07 AM"], "xaxis": "x3", "y": [293.1], "yaxis": "y3"}], "layout": {"annotations": [{"font": {"size": 16}, "showarrow": false, "text": "Amb Temp", "x": 0.1444, "xanchor": "center", "xref": "paper", "y": 1, "yanchor": "bottom", "yref": "paper"}, {"font": {"size": 16}, "showarrow": false, "text": "Wall Temps", "x": 0.5, "xanchor": "center", "xref": "paper", "y": 1, "yanchor": "bottom", "yref": "paper"}, {"font": {"size": 16}, "showarrow": false, "text": "Room Temp", "x": 0.8556, "xanchor": "center", "xref": "paper", "y": 1, "yanchor": "bottom", "yref": "paper"}], "xaxis": {"anchor": "y", "domain": [0, 0.2889], "title": {"text": "Time"}}, "xaxis2": {"anchor": "y2", "domain": [0.3556, 0.6444], "title": {"text": "Wall Nodes Distance"}}, "xaxis3": {"anchor": "y3", "domain": [0.7111, 1], "title": {"text": "Time"}}, "yaxis": {"anchor": "x", "domain": [0, 1], "title": {"text": "Temperature (K )"}}, "yaxis2": {"anchor": "x2", "domain": [0, 1]}, "yaxis3": {"anchor": "x3", "domain": [0, 1]}}}
